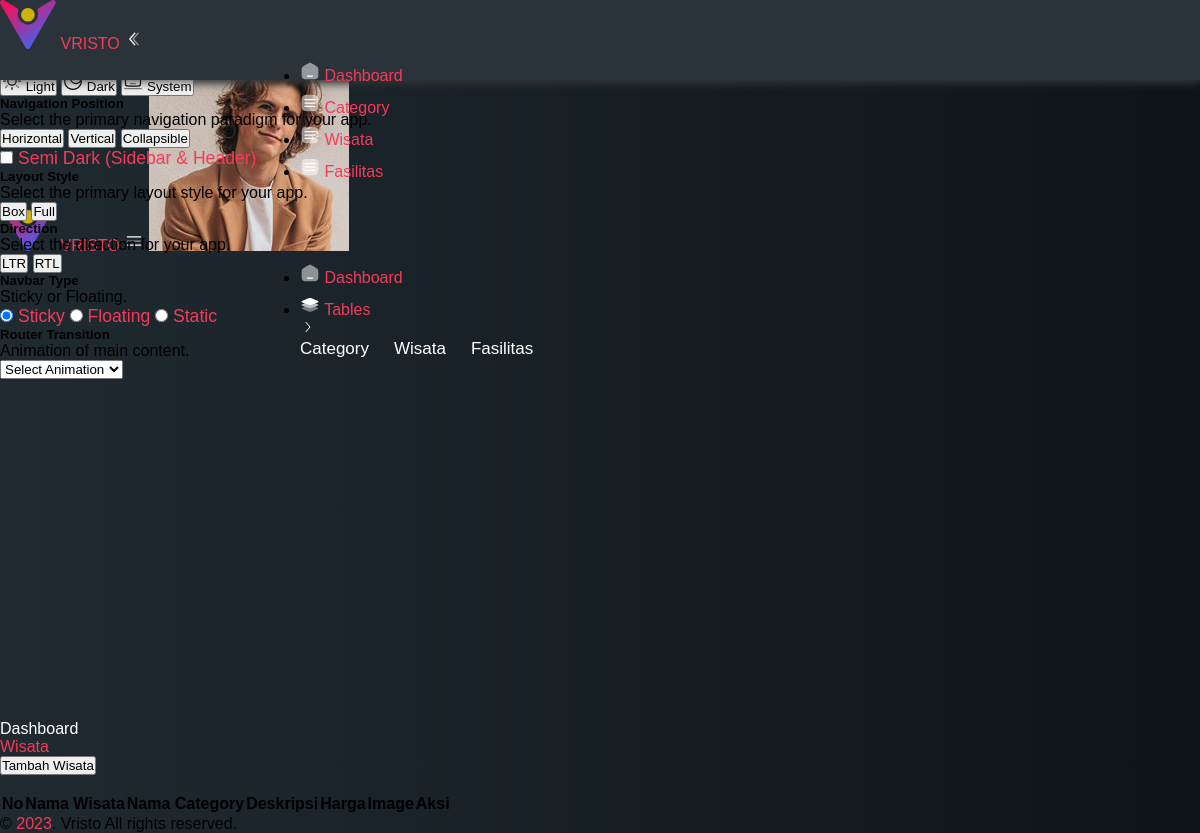
The app's page /admin/wisata.php, older data.
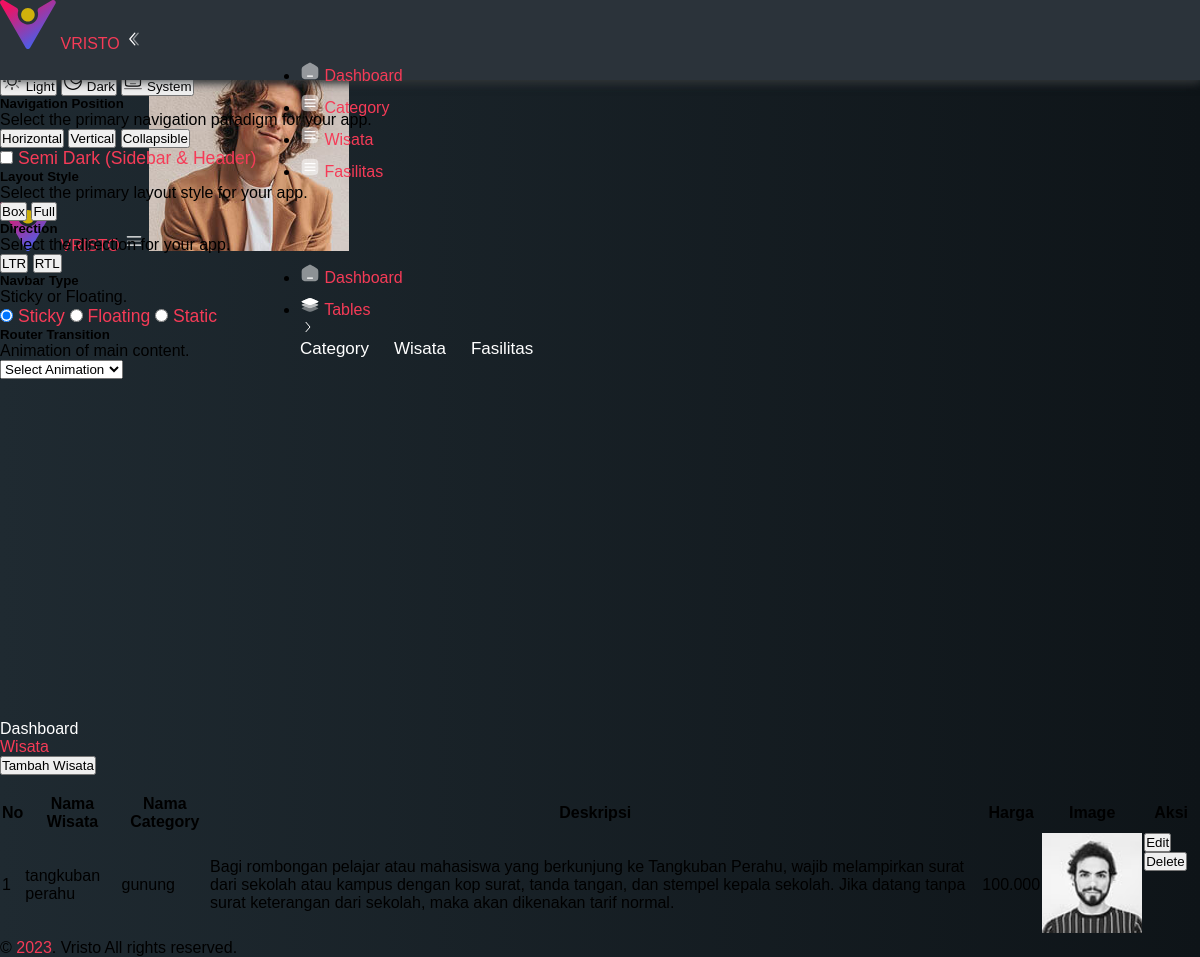
The same page, newer data.
### tables this page shows
CREATE TABLE `tempat_wisata` (
  `id` int(11) NOT NULL,
  `nama_tempat` varchar(100) NOT NULL,
  `deskripsi` text DEFAULT NULL,
  `htm` int(11) DEFAULT NULL,
  `kategori_id` int(11) DEFAULT NULL,
  `image` varchar(255) NOT NULL
);

CREATE TABLE `kategori` (
  `id` int(11) NOT NULL,
  `nama_kategori` varchar(50) NOT NULL
);

### admin/wisata.php (the view, shortened to what the rows shown need)
<?php
include "connection.php";
?>
<!DOCTYPE html>
<html lang="en">
<head>
    <link rel="stylesheet" type="text/css" media="screen" href="assets/css/perfect-scrollbar.min.css" />
    <link rel="stylesheet" href="assets/css/highlight.min.css" />
    <link rel="stylesheet" type="text/css" media="screen" href="assets/css/style.css" />
    <link defer rel="stylesheet" type="text/css" media="screen" href="assets/css/animate.css" />
</head>
<body x-data="main" class="relative overflow-x-hidden font-nunito text-sm font-normal antialiased" :class="[ $store.app.sidebar ? 'toggle-sidebar' : '', $store.app.theme, $store.app.menu, $store.app.layout,$store.app.rtlClass]">
    <div class="main-container min-h-screen text-black dark:text-white-dark" :class="[$store.app.navbar]">
        <div class="main-content">
            <div class="animate__animated p-6" :class="[$store.app.animation]">
                <div x-data="striped">
                    <div class="panel mt-3">
                        <table id="tableAll" class="table-striped table-hover table-bordered table-compact">
                            <thead>
                                <tr>
                                    <th>No</th>
                                    <th>Nama Wisata</th>
                                    <th>Nama Category</th>
                                    <th>Deskripsi</th>
                                    <th>Harga</th>
                                    <th>Image</th>
                                    <th>Aksi</th>
                                </tr>
                            </thead>
                            <tbody>
                                <?php
                                $datawisata = mysqli_query($conn, "SELECT w.*, k.nama_kategori FROM tempat_wisata w
                                JOIN kategori k ON w.kategori_id = k.id");
                                $i = 1;
                                while ($ambildata = mysqli_fetch_array($datawisata)) {
                                    $nama_tempat = $ambildata['nama_tempat'];
                                    $nama_kategori = $ambildata['nama_kategori'];
                                    $deskripsi = $ambildata['deskripsi'];
                                    $harga = $ambildata['htm'];
                                    $image = $ambildata['image'];
                                ?>
                                    <tr>
                                        <td><?= $i++; ?></td>
                                        <td><?= $nama_tempat; ?></td>
                                        <td><?= $nama_kategori; ?></td>
                                        <td><?= $deskripsi; ?></td>
                                        <td><?= number_format($harga, 0, ',', '.'); ?></td>
                                        <td><img src="assets/images/<?= $image; ?>" width="100px"></td>
                                        <td class="flex flex-wrap gap-2">
                                            <button type="button" class="btn btn-warning btn-sm">Edit</button>
                                            <button type="button" class="btn btn-danger btn-sm">Delete</button>
                                        </td>
                                    </tr>
                                <?php
                                };
                                ?>
                            </tbody>
                        </table>
                    </div>
                </div>
            </div>
        </div>
    </div>
</body>
</html>

Row changes from the older to the newer data that the page shows:
added tempat_wisata: nama_tempat "tangkuban perahu", kategori.nama_kategori "gunung", deskripsi "Bagi rombongan pelajar atau mahasiswa yang berkunjung ke Tangkuban Perahu, wajib melampirkan surat dari sekolah atau kampus dengan kop surat, tanda tangan, dan stempel kepala sekolah. Jika datang tanpa surat keterangan dari sekolah, maka akan dikenakan tarif normal.", htm "100.000", image (picture)
